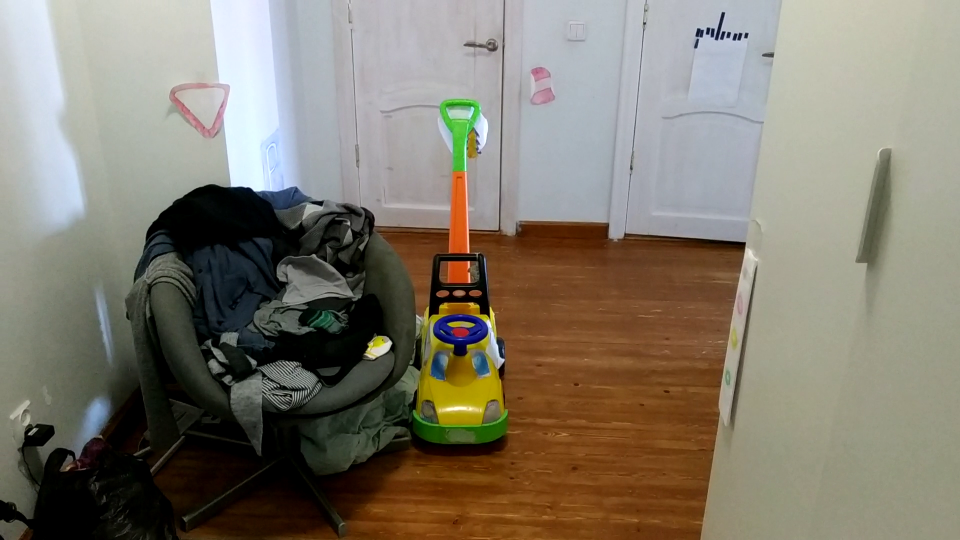
#> input picture images/frame_indoor_2022_05_04_horizontal.png, 1920 x 1080 px (shown at 1/2 size)
$ python camera_rotation.py
#> lines starting #> are read from the running program, lines starting #| are printed output that depends on the picture
#!/usr/bin/env python3
# -*- coding: utf-8 -*-

import cv2
import numpy as np
import matplotlib.pyplot as plt
from matplotlib.patches import Circle, PathPatch
from mpl_toolkits.mplot3d.art3d import Poly3DCollection, Line3DCollection


def deg_to_rad(a):
    return a * np.pi / 180

def imshow_bgr(image_bgr):
    image_rgb = cv2.cvtColor(image_bgr, cv2.COLOR_BGR2RGB)
    plt.imshow(image_rgb)

def int_round(inp):
    return int(np.round(inp))

def plot_pyramid(ax, v, facecolors, edgecolors, alpha):
    # https://stackoverflow.com/questions/39408794/python-3d-pyramid

    ax.scatter3D(v[:, 0], v[:, 1], v[:, 2])

    # generate list of sides' polygons of our pyramid
    verts = [ [v[0],v[1],v[4]], [v[0],v[3],v[4]],
     [v[2],v[1],v[4]], [v[2],v[3],v[4]], [v[0],v[1],v[2],v[3]]]

    # plot sides
    ax.add_collection3d(Poly3DCollection(verts,
                                         facecolors=facecolors,
                                         linewidths=1,
                                         edgecolors=edgecolors,
                                         alpha=alpha))

def get_vectors_vertex(h, w, f):
    v = np.zeros((5, 3), np.float32)
    v[0: 4, 2] = f

    v[0, 0] = w / 2
    v[0, 1] = h / 2

    v[1, 0] = -w / 2
    v[1, 1] = h / 2

    v[2, 0] = -w / 2
    v[2, 1] = -h / 2

    v[3, 0] = w / 2
    v[3, 1] = -h / 2

    v[4, :] = 0

    return v

height = 1080
width = 1920
focal_dist = 1481
image = cv2.imread("images/frame_indoor_2022_05_04_horizontal.png")
#> image is the input picture: shape (1080, 1920, 3); mean B, G, R 109.8, 123.2, 129.6

height_2 = 500
width_2 = 1000
focal_dist_2 = 3000

a_x_deg = -25
a_y_deg = -12

a_x = deg_to_rad(a_x_deg)
a_y = deg_to_rad(a_y_deg)

focal_dist = np.float32(focal_dist)
focal_dist_2 = np.float32(focal_dist_2)
width_half = np.float32(width / 2)
height_half = np.float32(height / 2)
width_2_half = np.float32(width_2 / 2)
height_2_half = np.float32(height_2 / 2)

# for x is around y:
R_for_x = np.asarray([[np.cos(a_x), 0, -np.sin(a_x)],
                      [0, 1, 0],
                      [np.sin(a_x), 0, np.cos(a_x)]], np.float32)

# for y is around x:
R_for_y = np.asarray([[1, 0, 0],
                      [0, np.cos(a_y), -np.sin(a_y)],
                      [0, np.sin(a_y), np.cos(a_y)]], np.float32)

R = np.matmul(R_for_x, R_for_y)

x = np.arange(width_2, dtype=np.float32) - width_2_half
y = np.arange(height_2, dtype=np.float32) - height_2_half
X, Y = np.meshgrid(x, y)
Z = focal_dist_2 * np.ones_like(X)
# rotation from new coordinates to original, as cv2.remap requires
X_rotated = R[0, 0] * X + R[0, 1] * Y + R[0, 2] * Z
Y_rotated = R[1, 0] * X + R[1, 1] * Y + R[1, 2] * Z
Z_rotated = R[2, 0] * X + R[2, 1] * Y + R[2, 2] * Z
X_projected = focal_dist * X_rotated / Z_rotated
Y_projected = focal_dist * Y_rotated / Z_rotated
map_x = X_projected + width_half
map_y = Y_projected + height_half
image_2 = cv2.remap(image, map_x, map_y, cv2.INTER_CUBIC)
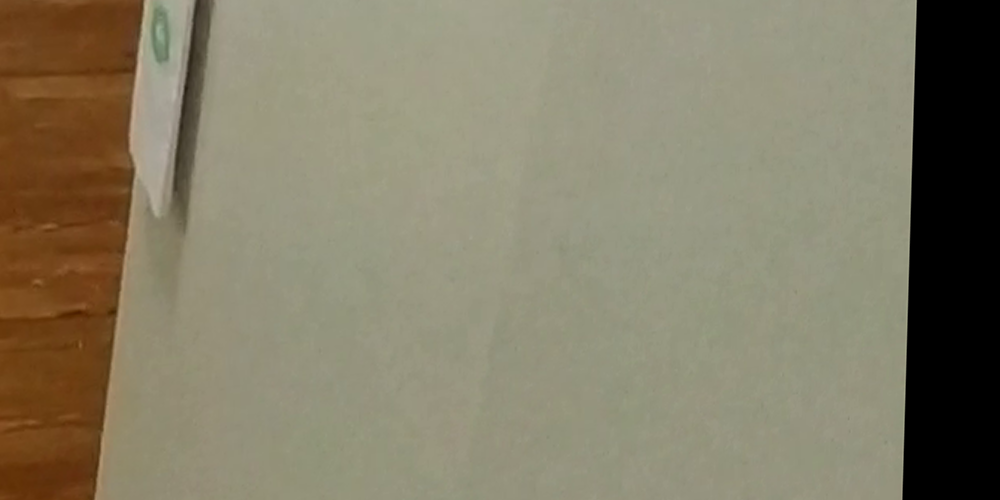
#> image_2: shape (500, 1000, 3); mean B, G, R 103.1, 125.6, 132.4


points_x = [map_x[0, 0], map_x[0, -1], map_x[-1, -1], map_x[-1, 0]]
points_y = [map_y[0, 0], map_y[0, -1], map_y[-1, -1], map_y[-1, 0]]

points_x.append(points_x[0])
points_y.append(points_y[0])

X_projected_limits = np.asarray([X_projected[0, 0],
                                 X_projected[0, -1],
                                 X_projected[-1, -1],
                                 X_projected[-1, 0]])

Y_projected_limits = np.asarray([Y_projected[0, 0],
                                 Y_projected[0, -1],
                                 Y_projected[-1, -1],
                                 Y_projected[-1, 0]])

Z_projected_limits = focal_dist * np.ones_like(Y_projected_limits)

verts_proj = np.stack((X_projected_limits,
                       Y_projected_limits,
                       Z_projected_limits))

verts_proj = [verts_proj.T.tolist()]


pyramid_vertecies = get_vectors_vertex(height, width, focal_dist)

pyramid_vertecies_2 = get_vectors_vertex(height_2, width_2, focal_dist_2)
pyramid_vertecies_2 = (np.matmul(R, pyramid_vertecies_2.T)).T

fig = plt.figure()
fig.set_size_inches(10, 3)

ax = fig.add_subplot(1, 3, 1, projection='3d')


plot_pyramid(ax, pyramid_vertecies, 'cyan', 'r', 0.25)


plot_pyramid(ax, pyramid_vertecies_2, 'magenta', 'r', 0.25)

coll_proj = Poly3DCollection(verts_proj,
                             facecolors='blue',
                             linewidths=1,
                             edgecolors='r',
                             alpha=0.25)
ax.add_collection3d(coll_proj)


ax.invert_yaxis()
ax.auto_scale_xyz([-1500, 1500], [-1500, 1500], [0, 3000])
ax.set_xlabel('x')
ax.set_ylabel('y')
ax.set_zlabel('z')
ax.view_init(elev=46, azim=74)
plt.title("camera models")


plt.subplot(1, 3, 2)
imshow_bgr(image)
plt.plot(points_x, points_y, 'r-')
margin = 110
plt.xlim([-margin, image.shape[1] + margin])
plt.ylim([image.shape[0] + margin, -margin])
plt.title("original image")

plt.subplot(1, 3, 3)
imshow_bgr(image_2)
plt.title("augmented image")


plt.show()
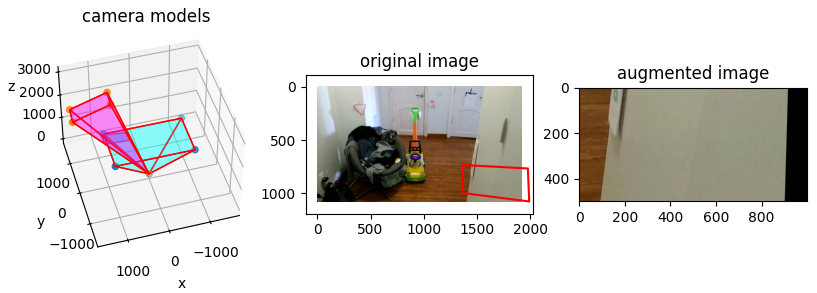
#> figure drawn by matplotlib, 3 panels
